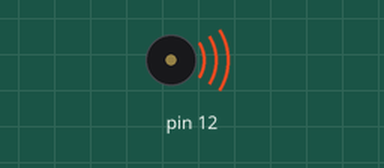
Recording of a sketch running on a simulated Arduino Uno, built with avr-gcc and run on an emulated ATmega328P. On the bench: buzzer (waves = sounding).

Above: at 0.5 s.
Timing chart, 0 to 4.6 s (numbered marks = the images above):
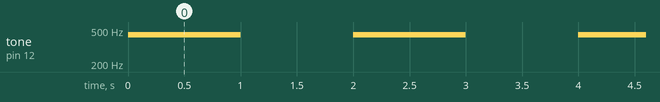

Measured:
- by itself, tone on pin 12: alternates 440 Hz for 1.0 s and silent for 1.0 s

The sketch:

U02-A440.ino
```cpp
void setup()
{
  pinMode(12, OUTPUT);
}

void loop()
{
  tone(12, 440);
  delay(1000);
  noTone(12);
  delay(1000);
}
```
